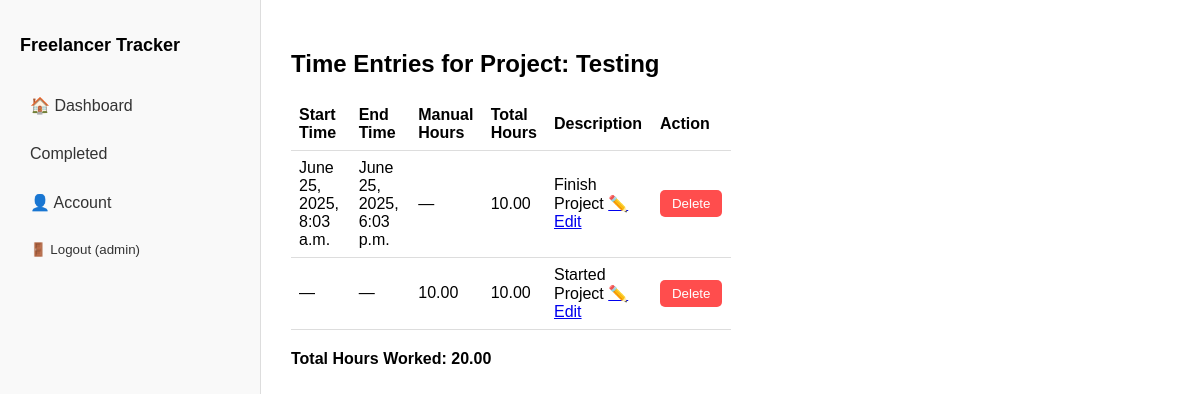
/projects/5/entries/ (signed in), run on the app's committed database.
### tracker/models.py (models this page shows, shortened)
class Project(models.Model):
    BILLING_CHOICES = [
        ('hourly', 'Hourly Rate'),
        ('fixed', 'Fixed Rate'),
    ]
    user = models.ForeignKey(User, on_delete=models.CASCADE)
    name = models.CharField(max_length=100)
    client_name = models.CharField(max_length=100, default="")
    client_email = models.EmailField(default="")
    client_phone = models.CharField(max_length=100, default="")
    client_address = models.CharField(max_length=100, default="")
    billing_type = models.CharField(max_length=10, choices=BILLING_CHOICES, default='hourly')
    hourly_rate = models.DecimalField(max_digits=6, decimal_places=2, null=True, blank=True)
    fixed_rate = models.DecimalField(max_digits=8, decimal_places=2, null=True, blank=True)
    start_date = models.DateField(default=now)
    is_active = models.BooleanField(default=True)

class TimeEntry(models.Model):
    project = models.ForeignKey(Project, on_delete=models.CASCADE)
    start_time = models.DateTimeField(null=True, blank=True)
    end_time = models.DateTimeField(null=True, blank=True)
    manual_hours = models.DecimalField(max_digits=5, decimal_places=2, null=True, blank=True)
    description = models.TextField(blank=True)
    created_at = models.DateTimeField(auto_now_add=True)
    is_running = models.BooleanField(default=False)
    def total_hours(self):
        if self.manual_hours:
            return self.manual_hours
        elif self.start_time and self.end_time:
            duration = self.end_time - self.start_time
            hours = Decimal(duration.total_seconds() / 3600).quantize(Decimal("0.01"), rounding=ROUND_HALF_UP)
            return hours
        return 0

### tracker/views.py (the view)
# urls.py: path('projects/<int:project_id>/entries/', views.project_time_entries_view, name='project_time_entries'),
@login_required
def project_time_entries_view(request, project_id):
    project = get_object_or_404(Project, id=project_id, user=request.user)
    time_entries = TimeEntry.objects.filter(project=project).order_by('-created_at')
    total_hours = sum(entry.total_hours() for entry in time_entries)
    return render(request, 'project_time_entries.html', {
        'project': project,
        'time_entries': time_entries,
        'total_hours': total_hours,
    })

### tracker/Templates/project_time_entries.html (shortened to what this page needs)
{% extends 'base.html' %}
{% block content %}
<h2>Time Entries for Project: {{ project.name }}</h2>
{% if time_entries %}
    <table>
        <thead>
            <tr>
                <th>Start Time</th>
                <th>End Time</th>
                <th>Manual Hours</th>
                <th>Total Hours</th>
                <th>Description</th>
                {% if project.is_active == True %}
                    <th>Action</th>
                {% endif %}
            </tr>
        </thead>
        <tbody>
            {% for entry in time_entries %}
            <tr>
                <td>{{ entry.start_time|default:"—" }}</td>
                <td>{{ entry.end_time|default:"—" }}</td>
                <td>{{ entry.manual_hours|default:"—" }}</td>
                <td>{{ entry.total_hours }}</td>
                <td>{{ entry.description|default:"—" }}  {% if project.is_active == True %} <a href="{% url 'edit_time_entry' entry.id %}">✏️ Edit</a> {% endif %}</td>
                <td>
                    {% if project.is_active == True %}
                        <form method="post" action="{% url 'delete_time_entry' entry.id %}" style="display:inline;">
                            <button type="submit" style="background-color:#ff4d4d; color:white; border:none; padding:6px 12px; border-radius:5px;">Delete</button>
                        </form>
                    {% endif %}
                </td>
            </tr>
            {% endfor %}
        </tbody>
    </table>
    <p style="margin-top: 20px; font-weight: bold;">Total Hours Worked: {{ total_hours }}</p>
{% else %}
    <p>No time entries recorded yet for this project.</p>
{% endif %}
{% endblock %}

### tracker/Templates/base.html (shortened to what this page needs)
<!DOCTYPE html>
<html lang="en">
{% load static %}
<head>
</head>
<body>
    <div class="dashboard-container">
        <div class="sidebar">
            <h2>Freelancer Tracker</h2>
            <nav>
                <a href="{% url 'dashboard' %}">🏠 Dashboard</a>
                <a href="{% url 'completed' %}"> Completed </a>
                <a href="{% url 'account' %}">👤 Account</a>
            </nav>
            {% if user.is_authenticated %}
            <form action="{% url 'logoutTemp' %}" method="post">
                <button type="submit">🚪 Logout ({{ user.username }})</button>
            </form>
            {% endif %}
        </div>
        <div class="main-panel">
            {% block content %}{% endblock %}
        </div>
    </div>
</body>
</html>

### tracker/Templates/base.html (style rules this page uses)
body { margin: 0; font-family: sans-serif; }
.dashboard-container { display: flex; min-height: 100vh; }
.sidebar { width: 220px; padding: 20px; background-color: #f9f9f9; border-right: 1px solid #ddd; }
.sidebar h2 { font-size: 18px; margin-bottom: 30px; }
.sidebar nav a, .sidebar form button { display: block; width: 100%; padding: 10px; text-align: left; text-decoration: none; color: #333; margin-bottom: 10px; border: none; background: none; cursor: pointer; border-radius: 6px; }
.main-panel { flex: 0.5; padding: 30px; }
form button { background-color: #3366ff; color: white; padding: 10px 16px; border: none; border-radius: 6px; cursor: pointer; }

### tracker/Templates/project_time_entries.html (style rules this page uses)
table { border-collapse: collapse; width: 100%; }
th, td { border-bottom: 1px solid #ddd; padding: 8px; text-align: left; }

### data on the page
Project: name "Testing"
TimeEntry: start_time "June 25, 2025, 8:03 a.m.", end_time "June 25, 2025, 6:03 p.m.", manual_hours "—", total_hours "10.00", description "Finish Project"
TimeEntry: start_time "—", end_time "—", manual_hours "10.00", total_hours "10.00", description "Started Project"

### other printed values
{{ user.username }} "admin"
{{ total_hours }} "20.00"
